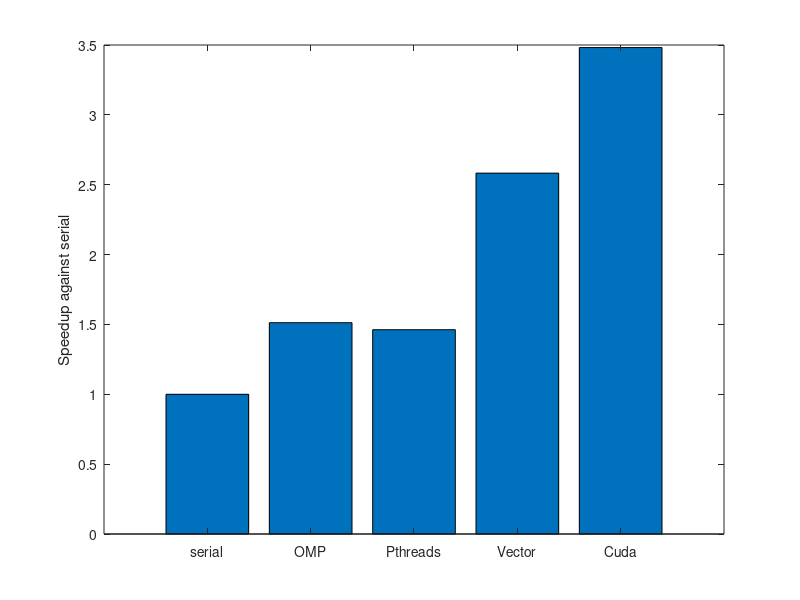

Reproduce this figure in MATLAB.
tab = [
695.198 459.649 475.393 269.161 199.672
];


tab2 = { 'serial' 'OMP' 'Pthreads' 'Vector' 'Cuda' };
figure
tab(1,:)=tab(1,1)./tab(1,:);
bar(tab);
set(gca, 'XTick', 1:5, 'XTickLabel', tab2);


hold on;('Speedup of OpenMP and Pthreads');
ylabel('Speedup against serial'); % y-axis label
print('-dpng','file2.png');

